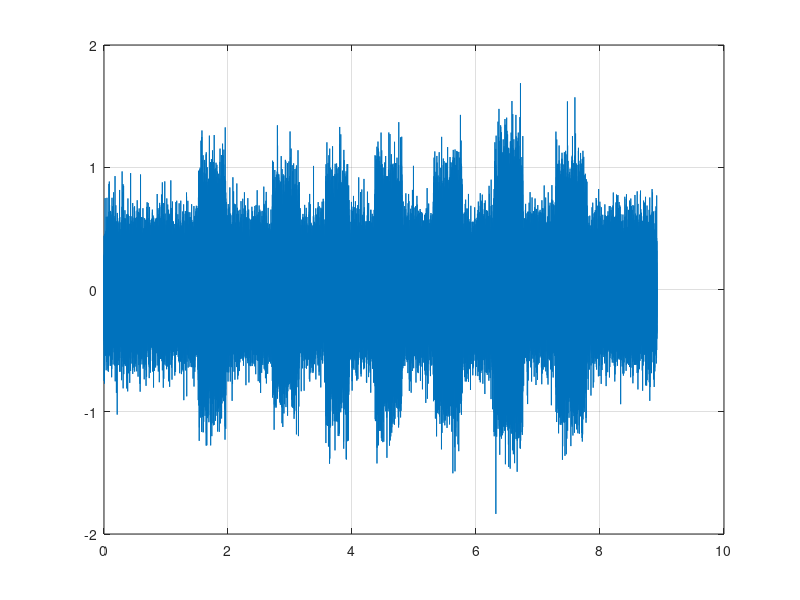

Source code (MATLAB):
#Ejercicio5
clc;
clear all;
cla;
#EL NUMERO ES :
#2428265
#Carga de datos :
h=load('te.txt');
hsize=length(h);
fm=11025;

#periodo de muestreo
T=1/fm;
t=0:T:(T*hsize)-T;
#grafico de la señal con ruido
figure(1);
plot(t,h)
grid on
hold on
#Vectores con las frecuencias de las filas y columnas
y=[697 770 852 941];
x=[1209 1336 1477];
fases=linspace(-pi,pi,20);
#Con una revision visual, se establecieron periodos en donde hay señales correspondiente a teclas
#Con eso, se establece un vector de indices
indices=[17109 21790;
         29895 34966;
         39421 43654;
         48200 53014;
         58514 63788;
         69289 74512;
         80296 85755];

##Productos internos
disp('Calculo de productos internos : ');
for g=1:7
  segmento=h(indices(g,1):indices(g,2));
  t=0:T:(length(segmento)*T)-T;
  priF=zeros(length(fases),length(y));
  priC=zeros(length(fases),length(x));
  for j=1:length(fases)
    for k=1:length(y)
      fila = sin(2*pi*y(k)*t+fases(j));
      priF(j,k)=dot(segmento,fila);
    endfor
    for k=1:length(x)
      columna=sin(2*pi*x(k)*t+fases(j));
      priC(j,k)=dot(segmento,columna);
    endfor
  endfor
##Comparacion fila, columna
   filaC=0;
   columnaC=0;
   primaxF=-100000000;
   primaxC=-100000000;
   for i=1:length(fases)
       for j=1:length(y)
         if(primaxF<priF(i,j))
           filaC=j;
           primaxF=priF(i,j);
         endif
       endfor
       for j=1:length(x)
         if(primaxC<priC(i,j))
           columnaC=j;
           primaxC=priC(i,j);
         endif
       endfor
   endfor
  switch(filaC)
    case 1
      if (columnaC==1)
        numero=1;
      elseif(columnaC==2)
        numero=2;
      else
        numero=3;
      endif
    case 2
      if(columnaC==1)
        numero=4;
      elseif(columnaC==2)
        numero=5;
      else
        numero=6;
      endif
    case 3
      if(columnaC==1)
        numero=7;
      elseif(columnaC==2)
        numero=8;
      else
        numero=9;
      endif
    otherwise
      numero=0;
  endswitch
  numero
endfor


